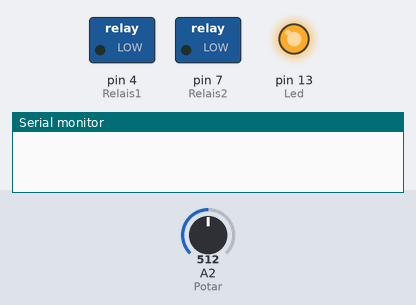
This sketch was run on a simulated Arduino Uno, built with avr-gcc and run on an emulated ATmega328P. Parts: switched loads named in the sketch (green lamp = pin HIGH), output pins drawn as LEDs (lit = HIGH), the last lines printed to the serial monitor. The test bench sets the inputs (shaded band); at power-on: A2 (Potar) = 512.

Above: at 1.0 s.
At 3.0 s:
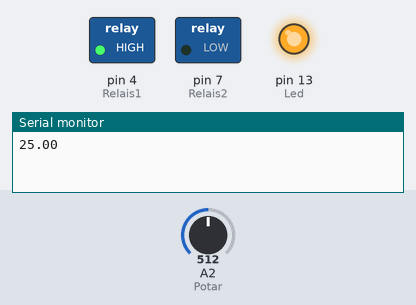
4.2 s: A2 (Potar) set to 122
At 5.2 s:
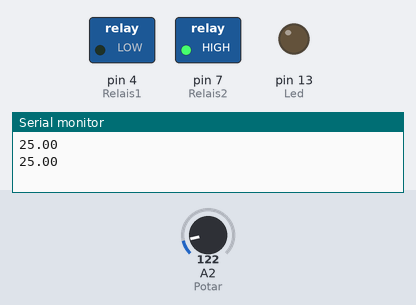
7.7 s: A2 (Potar) set to 0
Timing chart, 0 to 18.2 s (numbered marks = the images above; inputs shaded):
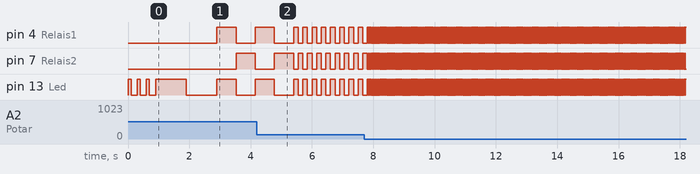

The sketch:

001Amesis_clean_solenoid_V2.0.ino
```cpp
//22/06/2019
//Amesis Project
//https://www.youtube.com/channel/UCCexVZN3UYSep2lsj2jVjdg?view_as=subscriber
//https://create.arduino.cc/projecthub/AmesisProject/001-amesis-clean-solenoid-d1f4ee
//Amesis_clean_solenoid_V2.0

//*************************
//Declaration des variables
//*************************

float TI ;        // Temps d'ouverture et de fermeture de l'injecteur
int Led = 13 ;    // Led Temoin elle indique que le relai 1 est a ON et que le relais2 et a OFF
int Relais1 = 4 ; // Relais 5v arduino ouveture normal (quand la led est allume le relais est a ON)
int Relais2 = 7 ; // Relais Arduino 5 v ouverture inverse (quand la led est eteinte le relais est a ON)
long Potar = A2 ; // Potentiometre pour fair varier le TI entre 0 et 10 seconde par palier d'une seconde
float PotarValeur ;

//*****************
//Setup
//*****************

void setup() {

  Serial.begin(9600);         // Ouverture port Serie
  pinMode(Led, OUTPUT);       // Led en sortie
  pinMode(Relais1, OUTPUT);   // relais 1 en sortie
  pinMode(Relais2, OUTPUT);   // relais 2 en sortie
  pinMode(Potar, INPUT);      // pontentiometre en entre

  //Temoin d'initialisation de la fin du setup
  digitalWrite(Led, HIGH);
  delay(100);
  digitalWrite(Led, LOW);
  delay(200);
  digitalWrite(Led, HIGH);
  delay(100);
  digitalWrite(Led, LOW);
  delay(200);
  digitalWrite(Led, HIGH);
  delay(100);
  digitalWrite(Led, LOW);
  delay(200);
  digitalWrite(Led, HIGH);
  delay(1000);
  digitalWrite(Led, LOW);
  delay(1000);
}

//****************
//Loop
//*****************
void loop() {
  PotarValeur = analogRead (Potar);    //lecture du potentiometre valeur de 0 = 1023
  TI = map(PotarValeur,0,1023,1,50);  // convertion proportionnelle de 0-1023 a 1-50
  Serial.println(TI);                  //envoie la valeur TI sur le port serie
  digitalWrite(Led, HIGH);             // Allume la led
  digitalWrite(Relais1, HIGH);         // Relais 1 en action
  digitalWrite(Relais2, LOW);          // relais 2 en repos
  delay (TI*25);                       //Valeur pour regler la rapidité d'ouverture
  digitalWrite(Led, LOW);              // Extinction de la led
  digitalWrite(Relais1, LOW);          // relais 1 en repos
  digitalWrite(Relais2, HIGH);         // relais 2 en action
  delay (TI*25);                       //Valeur pour regler la rapidité de fermeture
}
```

Measured:
- after the input at 7.7 s, pin 4 (Relais1), pin 7 (Relais2), pin 13 (Led): alternates HIGH for 0.03 s and LOW for 0.03 s, starting after 0.13 s
- by itself, pin 4 (Relais1), pin 13 (Led): repeats every 0.30 s: HIGH 0.15 s, LOW 0.15 s
- by itself, pin 7 (Relais2): repeats every 0.30 s: LOW 0.15 s, HIGH 0.15 s
